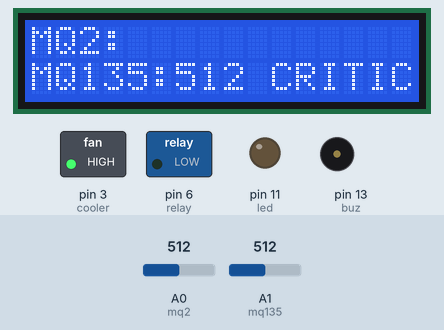
This sketch was run on a simulated Arduino Uno, built with avr-gcc and run on an emulated ATmega328P. Parts: 16×2 character LCD, switched loads named in the sketch (green lamp = pin HIGH), output pins drawn as LEDs (lit = HIGH), buzzer (waves = sounding, pin HIGH). Inputs (shaded band) come from the test bench; at power-on: A0 (mq2) = 512, A1 (mq135) = 512. What the sketch prints to the serial monitor is not drawn.

Above: at 1.2 s.
1.3 s: A0 (mq2) set to 211
At 2.9 s:
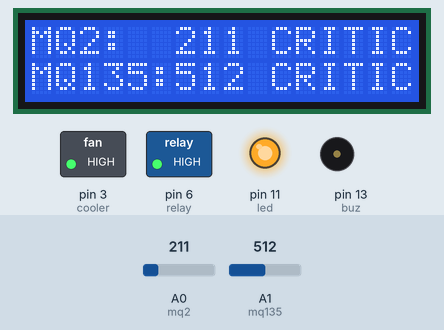
4.0 s: A0 (mq2) set to 191
At 4.4 s:
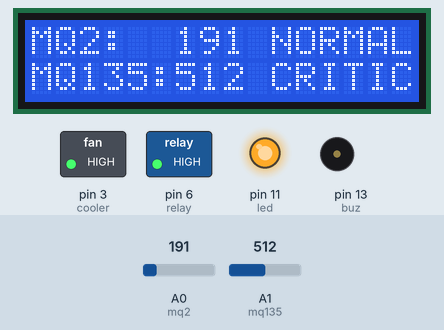
6.7 s: A1 (mq135) set to 212
At 9.1 s:
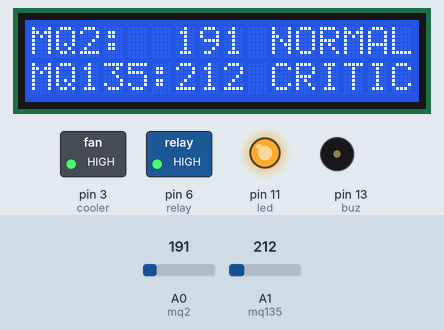
9.5 s: A1 (mq135) set to 185
At 10.6 s:
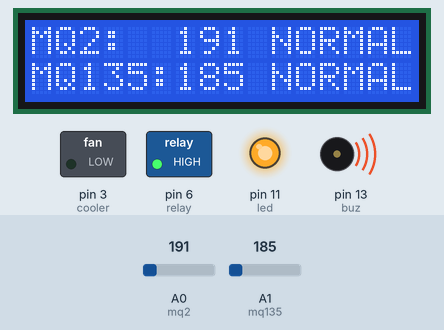
12.2 s: A0 (mq2) set to 210
At 14.6 s:
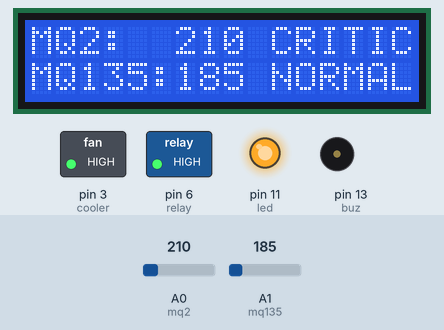
15.5 s: A1 (mq135) set to 210
At 16.5 s:
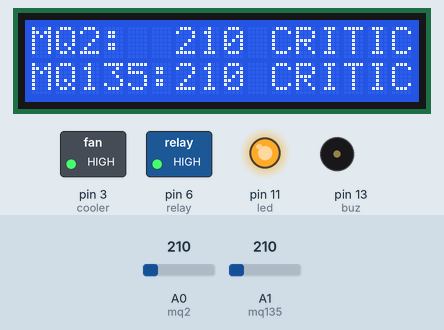
Timing chart, 0 to 18.5 s (numbered marks = the images above; inputs shaded):
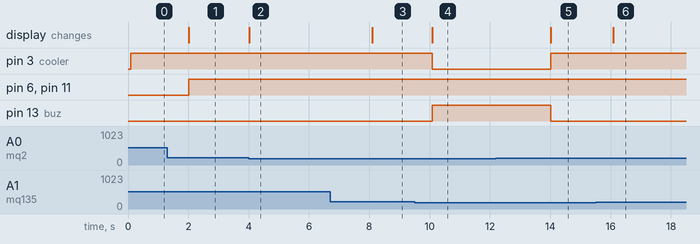

The sketch:

codigo.ino
```cpp
// Inclui a biblioteca
#include <Wire.h>
// Inclui a biblioteca
#include <LiquidCrystal_I2C.h>
// Define o endereço LCD para 0x27 para um display de 16 caracteres e 2 linhas
LiquidCrystal_I2C lcd(0x27, 16, 2);

//#define reset 9
#define mq2 A0
#define mq135 A1
#define buz 13
#define cooler 3
#define relay 6
#define led 11
#define MAX_GAS 200

int gas_level_2;
int gas_level_135;

bool mq2_active = false;
bool mq135_active = false;

void setup() {

   Serial.begin(9600);

    pinMode(buz, OUTPUT);
    pinMode(cooler,OUTPUT);
    pinMode(relay,OUTPUT);
    pinMode(led,OUTPUT);

    // inicializa o LCD
    lcd.init();
    //liga a luz de fundo
    lcd.backlight();
    // Posição do cursor
    lcd.setCursor(0, 0);
    // Imprime uma mensagem no LCD
    lcd.print("MQ2:");
    // Posição do cursor
    lcd.setCursor(0, 1);
    // Imprime uma mensagem no LCD
    lcd.print("MQ135:");

 }


 const unsigned long periodo_mq2 = 2000;
 unsigned long tempo_mq2 = millis();

void tarefa_mq2(){

    unsigned long tempo_atual_mq2 = millis ();

  if(tempo_atual_mq2 - tempo_mq2 > periodo_mq2) {
    tempo_mq2 = tempo_atual_mq2;

      // Faz a leitura do sensor

     gas_level_2 = analogRead(mq2);
     lcd.setCursor(6,0);
     lcd.print(gas_level_2);

//checar valores em relacao a referencia do gas

        if(gas_level_2 >= MAX_GAS){

          mq2_active = true;
          lcd.setCursor(10,0);
          lcd.print("CRITICO");
      }
        else{

           mq2_active = false;
           lcd.setCursor(10,0);
           lcd.print("NORMAL");
      }
// Envia para o computador (serial) os dados
      Serial.print("Leitura MQ2: ");
      Serial.println(gas_level_2);
      Serial.println();
  }
}

const unsigned long periodo_mq135 = 2000;
unsigned long tempo_mq135 = millis()+1000;

void tarefa_mq135(){

  unsigned long tempo_atual_mq135 = millis ();

  if(tempo_atual_mq135 - tempo_mq135 > periodo_mq135) {
      tempo_mq135 = tempo_atual_mq135;

//Faz a leitura do sensor

        gas_level_135 = analogRead(mq135);
        lcd.setCursor(6,1);
        lcd.print(gas_level_135);

//checar valores em relacao a referencia do gas

         if(gas_level_135 >= MAX_GAS){
          mq135_active = true;
          lcd.setCursor(10,1);
          lcd.print("CRITICO");
      }

         else{
          mq135_active = false;
          lcd.setCursor(10,1);
          lcd.print("NORMAL ");
      }
//Envia para o computador (serial) os dados
    Serial.print("Leitura MQ135: ");
    Serial.println(gas_level_135);
    Serial.println();
  }
}

//Checar sensores

void check_sensor(bool s1, bool s2){

  if( (s1==true) || (s2==true)){

   digitalWrite(cooler,HIGH);
   digitalWrite(buz,LOW);

    if (s1==true)
     {
       digitalWrite(relay,HIGH);
       digitalWrite(led,HIGH);


     }

  }
   else {
    digitalWrite(cooler,LOW);
    digitalWrite(buz,HIGH);

  }
}
void loop() {
  tarefa_mq2();
  tarefa_mq135();
  check_sensor(mq2_active, mq135_active);
}
```

Measured:
- the behaviour switches between 200 and 199 on A0 (mq2) (found by bisection; images 1 and 2)
- the behaviour switches between 200 and 199 on A1 (mq135) (found by bisection; images 3 and 4)
- after the input at 1.3 s, the display: changes after 0.71 s (image 1)
- after the input at 4.0 s, the display: changes at once (image 2)
- after the input at 6.7 s, the display: changes after 1.4 s (image 3)
- after the input at 9.5 s, pin 3 (cooler): HIGH → LOW after 0.59 s; pin 13 (buz): LOW → HIGH after 0.59 s; the display: changes after 0.59 s (image 4)
- after the input at 12.2 s, pin 3 (cooler): LOW → HIGH after 1.8 s; pin 13 (buz): HIGH → LOW after 1.8 s; the display: changes after 1.8 s (image 5)
- after the input at 15.5 s, the display: changes after 0.59 s (image 6)
